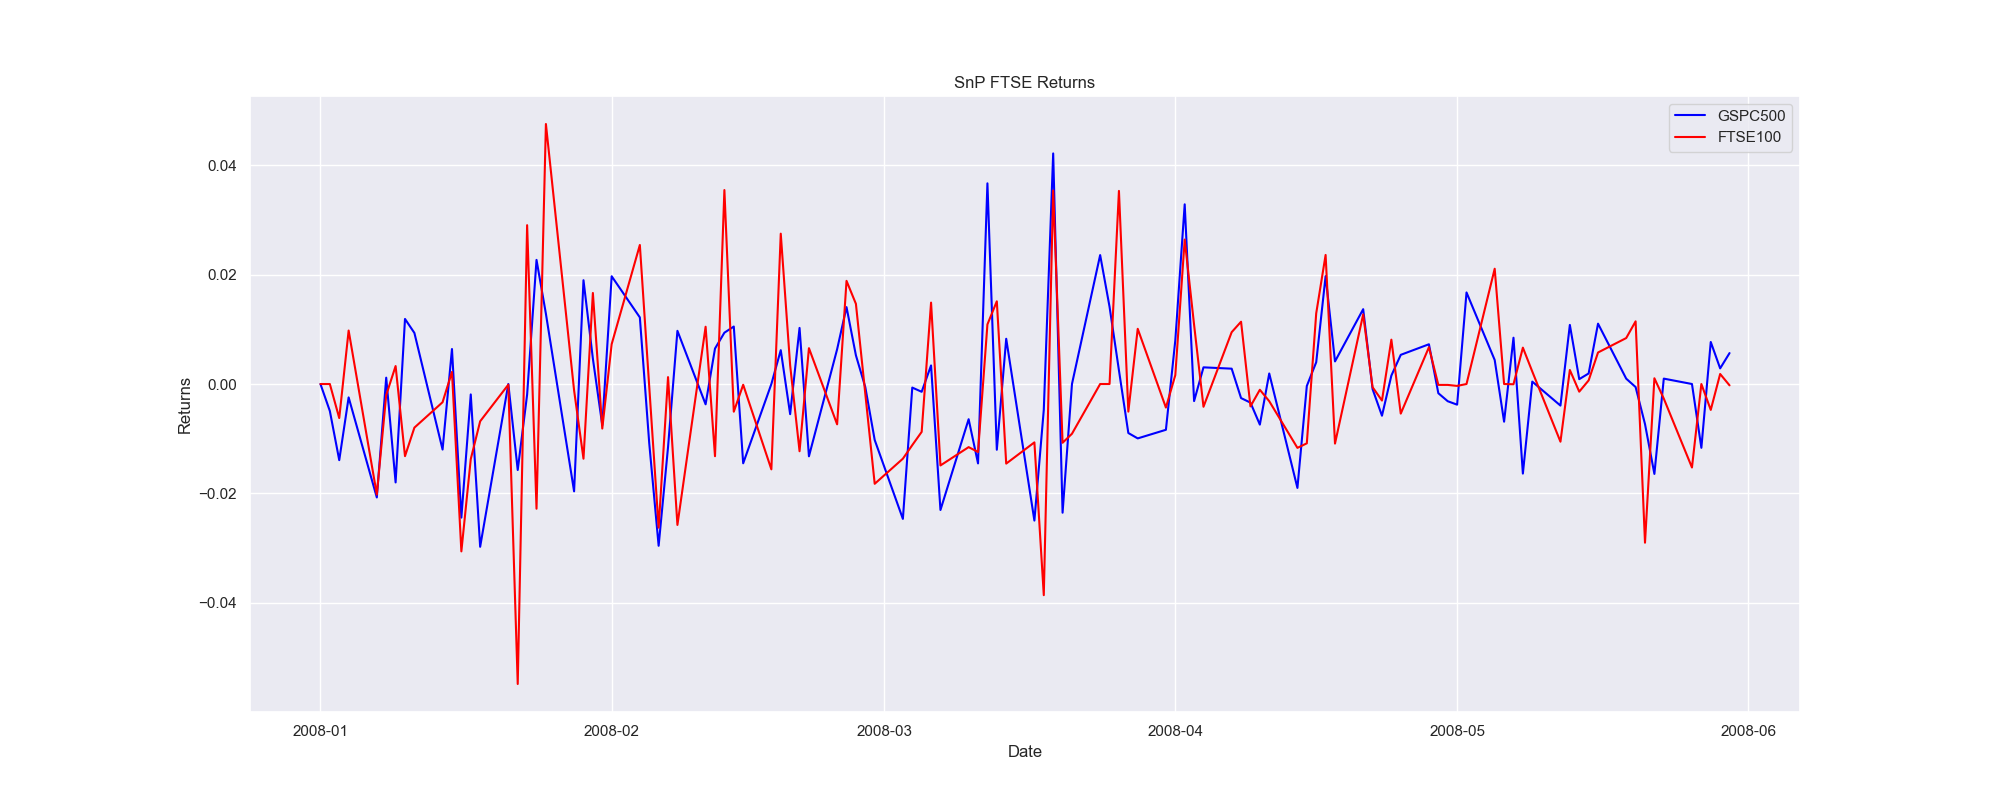

This chart was generated by the following Python code:
import pandas as pd
import matplotlib.pyplot as plt
import seaborn as sns


# activate seaborn visual
sns.set()

labels = ['GSPC500', 'FTSE100']

data = pd.read_csv("line_chart_data.csv")
# change date format and create new colunm for that changes
data['new_date'] = pd.to_datetime(data['Date'])

# slice data, start data from 2008-01-01 to 2009-01-01
data_2008 = data[(data['new_date'] >= '2008-01-01')]
data_2008 = data_2008[(data_2008['new_date'] <= '2008-06-01')]

plt.figure(figsize=(20, 8))
plt.plot(data_2008['new_date'],
         data_2008['GSPC500'],
         color='blue')

plt.plot(data_2008['new_date'],
         data_2008['FTSE100'],
         color='red')

plt.title('SnP FTSE Returns')
plt.ylabel('Returns')
plt.xlabel('Date')
plt.legend(labels=labels)

plt.savefig('line_chart.png')

plt.show()